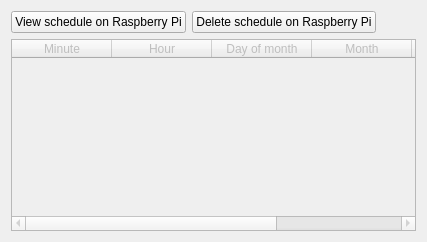
                             <widget class="QWidget" name="view_picture_schedule">
                              <attribute name="title">
                               <string>Time lapse schedule</string>
                              </attribute>
                              <layout class="QVBoxLayout" name="verticalLayout_18">
                               <item>
                                <layout class="QVBoxLayout" name="verticalLayout_19">
                                 <item>
                                  <layout class="QHBoxLayout" name="horizontalLayout_28">
                                   <item>
                                    <widget class="QPushButton" name="view_picture_schedule_pb">
                                     <property name="text">
                                      <string>View schedule on Raspberry Pi</string>
                                     </property>
                                    </widget>
                                   </item>
                                   <item>
                                    <widget class="QPushButton" name="delete_picture_schedule_pb">
                                     <property name="text">
                                      <string>Delete schedule on Raspberry Pi</string>
                                     </property>
                                    </widget>
                                   </item>
                                   <item>
                                    <spacer name="horizontalSpacer_22">
                                     <property name="orientation">
                                      <enum>Qt::Orientation::Horizontal</enum>
                                     </property>
                                     <property name="sizeHint" stdset="0">
                                      <size>
                                       <width>40</width>
                                       <height>20</height>
                                      </size>
                                     </property>
                                    </spacer>
                                   </item>
                                  </layout>
                                 </item>
                                 <item>
                                  <widget class="QTableWidget" name="time_lapse_schedule_table">
                                   <property name="enabled">
                                    <bool>false</bool>
                                   </property>
                                   <property name="sizePolicy">
                                    <sizepolicy hsizetype="Expanding" vsizetype="Expanding">
                                     <horstretch>0</horstretch>
                                     <verstretch>0</verstretch>
                                    </sizepolicy>
                                   </property>
                                   <property name="maximumSize">
                                    <size>
                                     <width>16777215</width>
                                     <height>16777215</height>
                                    </size>
                                   </property>
                                   <property name="selectionMode">
                                    <enum>QAbstractItemView::SelectionMode::SingleSelection</enum>
                                   </property>
                                   <property name="selectionBehavior">
                                    <enum>QAbstractItemView::SelectionBehavior::SelectRows</enum>
                                   </property>
                                   <column>
                                    <property name="text">
                                     <string>Minute</string>
                                    </property>
                                   </column>
                                   <column>
                                    <property name="text">
                                     <string>Hour</string>
                                    </property>
                                   </column>
                                   <column>
                                    <property name="text">
                                     <string>Day of month</string>
                                    </property>
                                   </column>
                                   <column>
                                    <property name="text">
                                     <string>Month</string>
                                    </property>
                                   </column>
                                   <column>
                                    <property name="text">
                                     <string>Day of week</string>
                                    </property>
                                   </column>
                                   <column>
                                    <property name="text">
                                     <string>Type</string>
                                    </property>
                                   </column>
                                  </widget>
                                 </item>
                                </layout>
                               </item>
                              </layout>
                             </widget>
